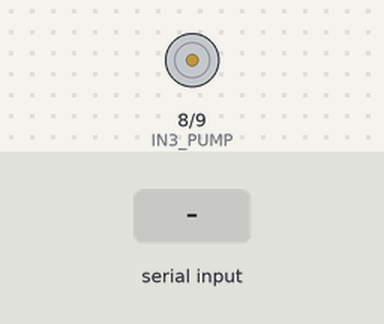
Simulated run of this sketch. Board: Arduino Uno, built with avr-gcc and run on an emulated ATmega328P. Shown: motor-driver pin pairs drawn as motors (green arrow = first pin HIGH = forward, orange = second pin HIGH = backward, longer = more drive, scaled by the enable pin). Inputs (shaded band) come from the test bench. What the sketch prints to the serial monitor is not drawn.

Above: at 1.2 s.
1.3 s: "o" received over Serial
At 2.4 s:
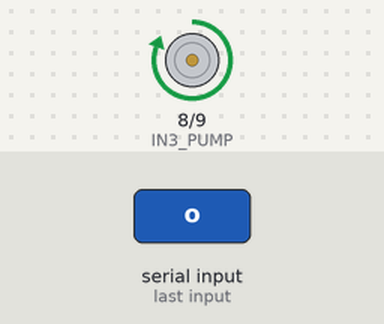
2.8 s: "x" received over Serial
At 3.5 s:
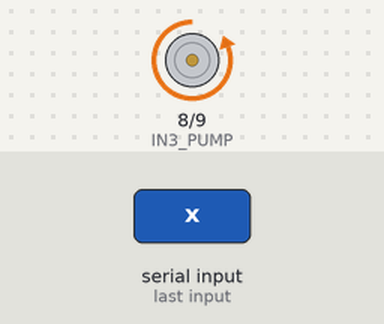
4.3 s: "1" received over Serial
At 4.7 s:
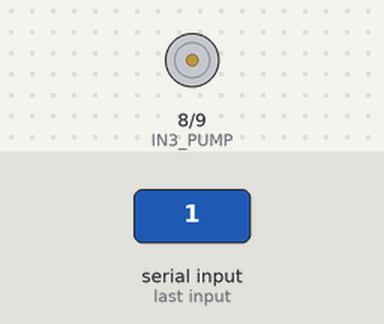
Timing chart, 0 to 7.3 s (numbered marks = the images above; inputs shaded):
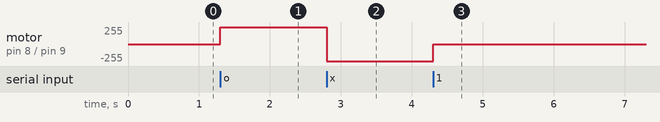

Measured:
- after the input at 1.3 s, motor on pin 8 (IN3_PUMP) / pin 9 (IN4_PUMP): stopped → forward 255/255 at once
- after the input at 2.8 s, motor on pin 8 (IN3_PUMP) / pin 9 (IN4_PUMP): forward 255/255 → backward 255/255 at once
- after the input at 4.3 s, motor on pin 8 (IN3_PUMP) / pin 9 (IN4_PUMP): backward 255/255 → stopped at once

The sketch:

pump_activate.ino
```cpp
#define IN3_PUMP 8        // 펌프 제어
#define IN4_PUMP 9        // 펌프 제어
#define ENB 10

void setup()
{
  Serial.begin(9600); // 시리얼 모니터 사용
  pinMode(IN3_PUMP,OUTPUT);  //IN1을 OUTPUT으로
  pinMode(IN4_PUMP,OUTPUT);  //IN2를 OUTPUT으로
  pinMode(ENB, OUTPUT);
  digitalWrite(IN3_PUMP,LOW);   // 멈춤
  digitalWrite(IN4_PUMP,LOW);
}

void loop()
{
  char data;
  if(Serial.available())
  {
    data = Serial.read();
    // ""=> 포인터
    if(data=='o')  //만약 버튼의 값이 HIGH라면
    {
      Serial.println("정작동");
      digitalWrite(IN3_PUMP, HIGH);   // 정방향회전
      digitalWrite(IN4_PUMP, LOW);
      analogWrite(ENB, 255);
      delay(1000);
    }
    else if(data=='x')  //만약 버튼의 값이 HIGH라면
    {
      Serial.println("역작동");
      digitalWrite(IN4_PUMP, HIGH);   // 정방향회전
      digitalWrite(IN3_PUMP, LOW);
      analogWrite(ENB, 255);
      delay(1000);
    }
    else
    {
      Serial.println("멈춤");
      analogWrite(ENB, 0);
      digitalWrite(IN3_PUMP,LOW);   // 멈춤
      digitalWrite(IN4_PUMP,LOW);
      delay(1000);
    }
  }
}
```
